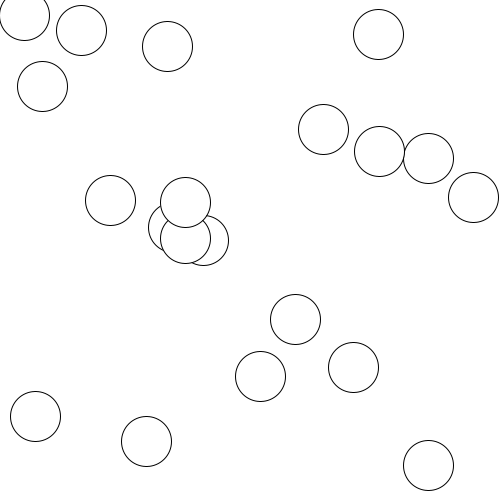
Frame 1 (no input)
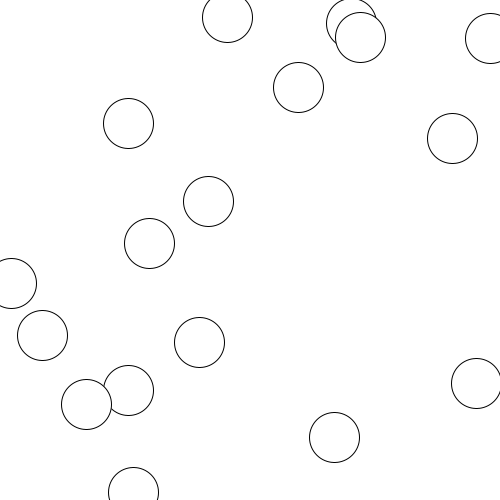
Frame 60 (the mouse pressed at the canvas centre just before this capture)
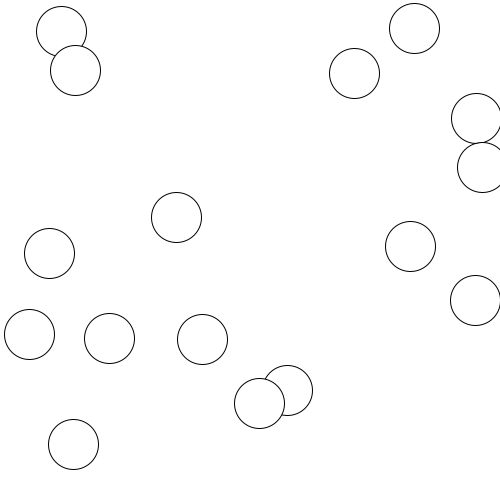
Frame 120 (the mouse held since frame 60 and released just before this capture)

The Processing sketch that drew these frames (run headless with seeded random() and noise(); from frame 60 on, the mouse is pressed at the canvas centre):

// Processing sketch: step04_1_x_y_vx_vy
// ── step04_1_x_y_vx_vy.pde
//Step03-2 用 class物件
class Ball{//我們發明 Ball物件
  float x, y, vx, vy;
  boolean dead;
  Ball(){//建構 同名的東西
    x = random(500);
    y = random(500);
    vy = random(-4,4);
    vx = random(-4,4);
    dead = false;//沒有死掉
  }
  void draw(){
    if(dead==true) return;
    ellipse(x,y, 50,50);
    if( dist(mouseX,mouseY,x,y)<50 ){
      dead=true;
    }
    x = x + vx;
    y = y + vy;
    if(y>500 || y<0) vy = -vy;
    if(x>500 || x<0) vx = -vx;
  }
}
Ball [] balls;
void setup(){
  size(500,500);
  balls = new Ball[20];
  for(int i=0; i<20; i++){
    balls[i] = new Ball();
  }
}
void draw(){
  background(255);
  for(int i=0; i<20; i++){
    balls[i].draw();
  }
}
